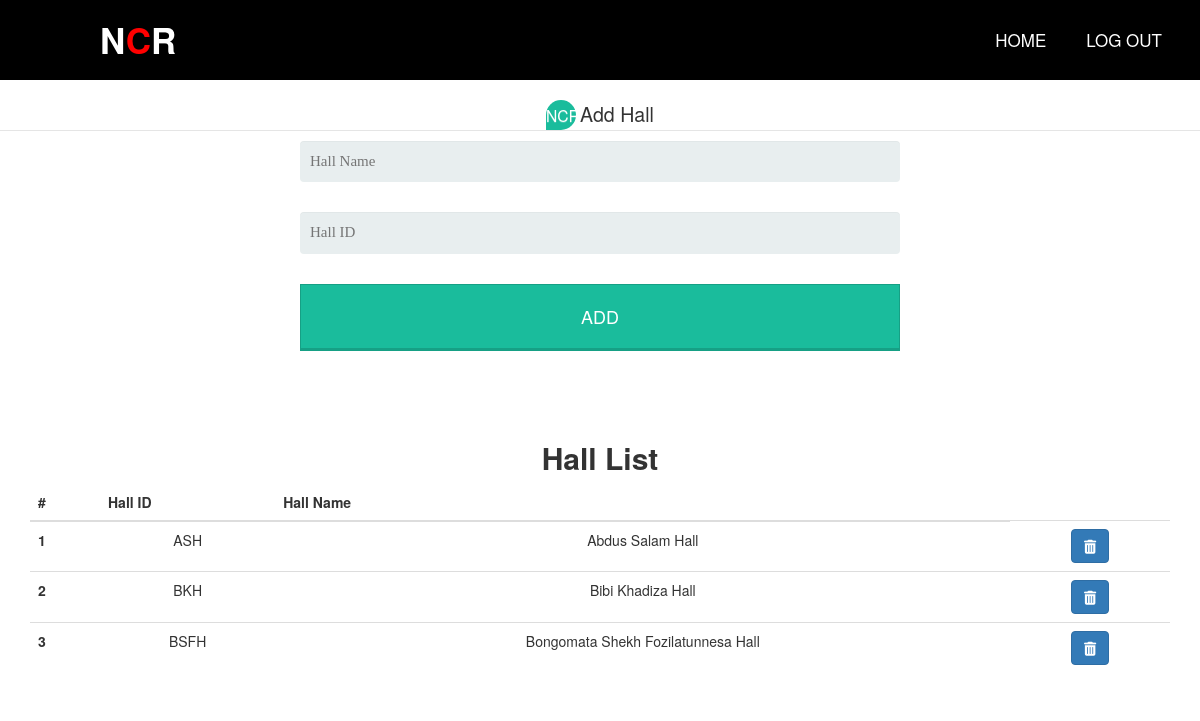
The page /ADMIN/hall.php (signed in) on the database its author committed.
### tables this page shows
CREATE TABLE `hall` (
  `id` int(15) NOT NULL,
  `hall_name` varchar(100) NOT NULL,
  `hall_id` varchar(50) NOT NULL
);

### ADMIN/hall.php (the view, shortened to what this page needs)
<!DOCTYPE html>
<html lang="en" dir="ltr">
  <head>
    <link rel="stylesheet" href="style.css">
    <link rel="stylesheet" href="addDepartment.css">
    <link rel="stylesheet" href="https://maxcdn.bootstrapcdn.com/bootstrap/3.4.1/css/bootstrap.min.css">
  </head>
  <body>
      <div>
    <nav>
      <label class="logo">N<span style="color:red;">C</span>R</label>
      <ul>
        <li><a href="home.php">Home</a></li>
        <li><a href="logout.php">Log Out</a></li>
      </ul>
      </nav>
      </div>
      <br><div class="form-style-5">
<form method="post" action="">
<fieldset>
<legend><span class="number">NCR</span>Add Hall</legend>
<input type="text" name="hall_name" placeholder="Hall Name">
<input type="text" name="hall_id" placeholder="Hall ID">
<input type="submit" value="ADD" />
</form>
</div>
  <br><br><br>
  <div class="col-md-4">
  <div class="container">
    <div class="card text-center">
    <div class="card-body">
      <h2 class="ti"><strong>Hall List</strong></h2>
      <table class="table">
    <thead class="thead-light">
      <tr>
        <th scope="col">#</th>
        <th scope="col">Hall ID</th>
        <th scope="col">Hall Name</th>
      </tr>
    </thead>
    <tbody>
      <?php
      include("config.php");
      $i = 0;
          $sel="SELECT * FROM hall ORDER BY hall_id ASC";
          $Q=mysqli_query($con,$sel);
          while($data=mysqli_fetch_assoc($Q)){
      ?>
      <tr>
        <th scope="row"><?php echo ++$i; ?></th>
        <td><?= $data['hall_id']; ?></td>
        <td><?= $data['hall_name']; ?></td>
        <td>
          <a href="deletehall.php?d=<?= $data['hall_id']; ?>" class="btn btn-primary"><i class="fa fa-trash" aria-hidden="true"></i></a> </td>
      </tr>
    <?php } ?>
    </tbody>
  </table>
  </div>
  </div>
</div>
    </body>
    </html>

### ADMIN/style.css (style rules this page uses)
* { padding: 0; margin: 0; text-decoration: none; list-style: none; box-sizing: border-box; }
body { font-family: montserrat; }
nav { background: black; height: 80px; width: 100%; }
label.logo { color: white; font-size: 35px; line-height: 80px; padding: 0 100px; font-weight: bold; }
nav ul { float: right; margin-right: 20px; }
nav ul li { display: inline-block; line-height: 80px; margin: 0 5px; }
nav ul li a { color: white; font-size: 17px; padding: 7px 13px; border-radius: 3px; text-transform: uppercase; }

### ADMIN/addDepartment.css (style rules this page uses)
form { text-align: center; }
.form-style-5 fieldset { border: none; }
.form-style-5 legend { font-size: 1.4em; margin-bottom: 10px; }
.form-style-5 input[type="text"], .form-style-5 input[type="date"], .form-style-5 input[type="datetime"], .form-style-5 input[type="email"], .form-style-5 input[type="password"], .form-style-5 input[type="number"], .form-style-5 input[type="search"], .form-style-5 input[type="time"], .form-style-5 input[type="url"], .form-style-5 textarea, .form-style-5 select { font-family: Georgia, "Times New Roman", Times, serif; background: rgba(255,255,255,.1); border: none; border-radius: 4px; font-size: 15px; margin: 0; outline: 0; padding: 10px; width: 50%; box-sizing: border-box; -webkit-box-sizing: border-box; -moz-box-sizing: border-box; background-color: #e8eeef; color:#8a97a0; -webkit-box-shadow: 0 1px 0 rgba(0,0,0,0.03) inset; box-shadow: 0 1px 0 rgba(0,0,0,0.03) inset; margin-bottom: 30px; }
.form-style-5 .number { background: #1abc9c; color: #fff; height: 30px; width: 30px; display: inline-block; font-size: 0.8em; margin-right: 4px; line-height: 30px; text-align: center; text-shadow: 0 1px 0 rgba(255,255,255,0.2); border-radius: 15px 15px 15px 0px; }
.form-style-5 input[type="submit"], .form-style-5 input[type="button"] { position: relative; display: block; padding: 19px 39px 18px 39px; color: #FFF; margin: 0 auto; background: #1abc9c; font-size: 18px; text-align: center; font-style: normal; width: 50%; border: 1px solid #16a085; border-width: 1px 1px 3px; margin-bottom: 10px; }

### rows shown on the page
hall: hall "ASH", hall_name "Abdus Salam Hall"
hall: hall "BKH", hall_name "Bibi Khadiza Hall"
hall: hall "BSFH", hall_name "Bongomata Shekh Fozilatunnesa Hall"
